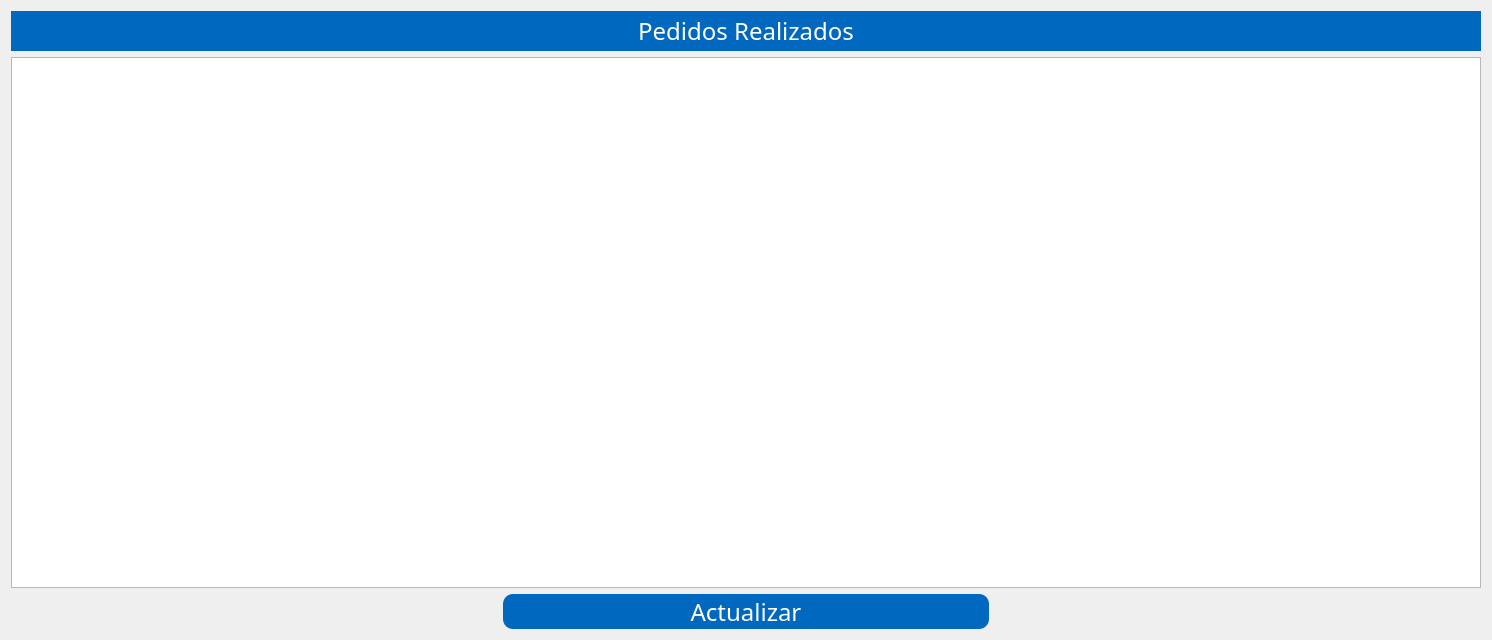
<?xml version="1.0" encoding="UTF-8"?>
<ui version="4.0">
 <class>ventproductosRealizados</class>
 <widget class="QDialog" name="ventproductosRealizados">
  <property name="geometry">
   <rect>
    <x>0</x>
    <y>0</y>
    <width>1492</width>
    <height>640</height>
   </rect>
  </property>
  <property name="windowTitle">
   <string>Dialog</string>
  </property>
  <property name="styleSheet">
   <string notr="true">*{
	font-family:century gothic;
	font-size:24px;
}

QPushButton{
	background:#0069BF;
	border-radius:10px;
	color:white;
}

QPushButton:hover{
	background:#008EFF;
}

QLineEdit{
	border-radius:14px;
}

QHeaderView::section {
    background-color: #1869A9;
	color: white;
    padding: 4px;
    font-size: 14pt;
    border-style: none;
    border-bottom: 1px solid #16618B;
    border-right: 1px solid #fffff8;
}</string>
  </property>
  <layout class="QGridLayout" name="gridLayout">
   <item row="2" column="0">
    <spacer name="horizontalSpacer">
     <property name="orientation">
      <enum>Qt::Horizontal</enum>
     </property>
     <property name="sizeType">
      <enum>QSizePolicy::Preferred</enum>
     </property>
     <property name="sizeHint" stdset="0">
      <size>
       <width>40</width>
       <height>20</height>
      </size>
     </property>
    </spacer>
   </item>
   <item row="2" column="1">
    <widget class="QPushButton" name="btnRefresh">
     <property name="minimumSize">
      <size>
       <width>100</width>
       <height>35</height>
      </size>
     </property>
     <property name="cursor">
      <cursorShape>PointingHandCursor</cursorShape>
     </property>
     <property name="text">
      <string>Actualizar</string>
     </property>
    </widget>
   </item>
   <item row="2" column="2">
    <spacer name="horizontalSpacer_2">
     <property name="orientation">
      <enum>Qt::Horizontal</enum>
     </property>
     <property name="sizeType">
      <enum>QSizePolicy::Preferred</enum>
     </property>
     <property name="sizeHint" stdset="0">
      <size>
       <width>40</width>
       <height>20</height>
      </size>
     </property>
    </spacer>
   </item>
   <item row="1" column="0" colspan="3">
    <widget class="QTableView" name="tablaInfoPedido"/>
   </item>
   <item row="0" column="0" colspan="3">
    <widget class="QLabel" name="label">
     <property name="minimumSize">
      <size>
       <width>0</width>
       <height>40</height>
      </size>
     </property>
     <property name="styleSheet">
      <string notr="true">background:#0069BF;
color: white;</string>
     </property>
     <property name="text">
      <string>Pedidos Realizados</string>
     </property>
     <property name="alignment">
      <set>Qt::AlignCenter</set>
     </property>
    </widget>
   </item>
  </layout>
 </widget>
 <resources/>
 <connections/>
</ui>
